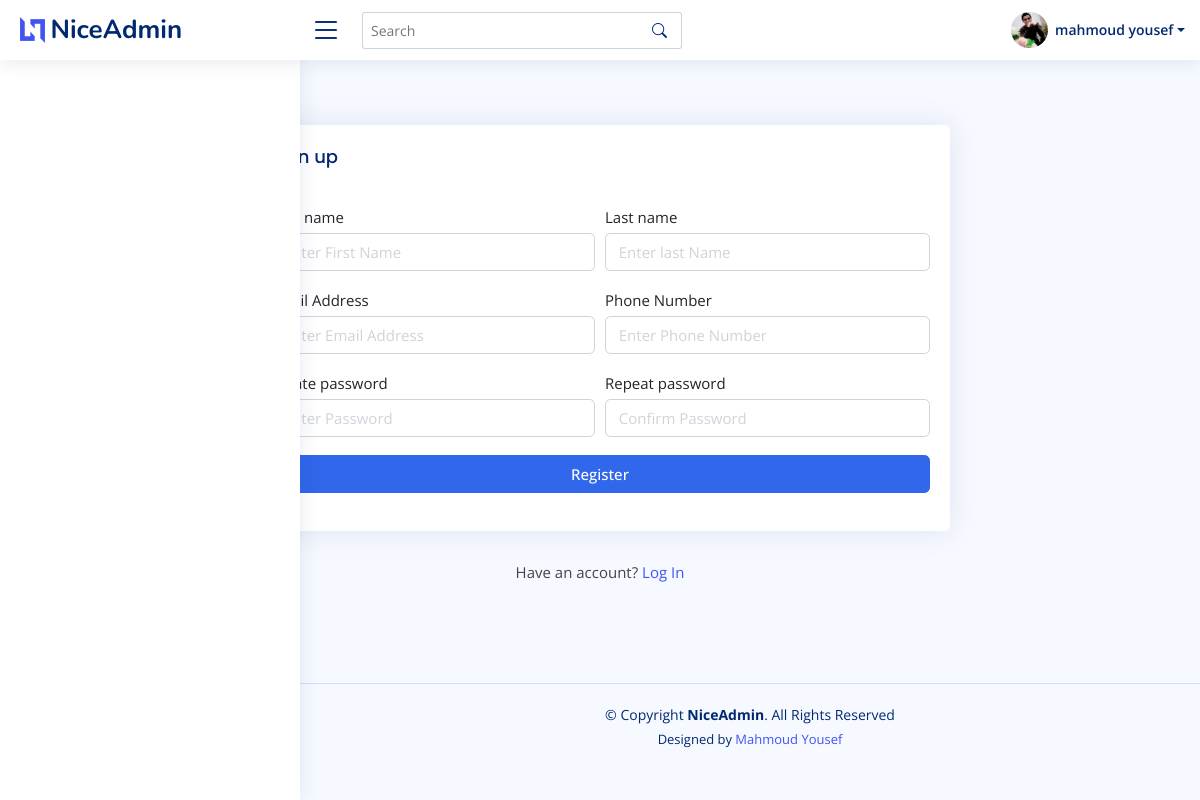
The app's page /accounts/register/ (signed in) with its own data.
### accounts/models.py (models this page shows, shortened)
class Profile(models.Model):
    user = models.OneToOneField(Account,on_delete=models.CASCADE)
    full_name = models.CharField(max_length=50, null= True)
    phone_number = models.CharField(max_length=20)
    address = models.CharField(max_length=50)
    image = models.ImageField(upload_to='users/')
    about = models.TextField(max_length=4000 , blank=True , null=True)
    country = models.CharField(max_length=50 ,blank=True, null=True)
    company = models.CharField(max_length=100 ,blank=True, null=True)
    address_line_1 = models.CharField( max_length=50 , blank=True)
    address_line_2 = models.CharField( max_length=50 , blank=True)
    fb_link = models.URLField( max_length=200 , blank=True , null=True)
    twitter_link = models.URLField( max_length=200, blank=True , null=True)
    instagram_link = models.URLField( max_length=200, blank=True , null=True)
    linked_in_link = models.URLField( max_length=200, blank=True , null=True)
    headline = models.CharField(max_length=50 , blank=True, null=True)
    city = models.CharField(max_length=50 ,blank=True, null=True)
    def full_name(self):
        return f'{self.user.first_name} {self.user.last_name}'

class Account(AbstractBaseUser):
    first_name      = models.CharField(max_length=50)
    last_name       = models.CharField(max_length=50)
    username        = models.CharField(max_length=50, unique=True)
    email           = models.EmailField(max_length=100, unique=True)
    phone_number    = models.CharField(max_length=50)
    date_joined     = models.DateTimeField(auto_now_add=True)
    last_login      = models.DateTimeField(auto_now_add=True)
    is_admin        = models.BooleanField(default=False)
    is_staff        = models.BooleanField(default=False)
    is_active        = models.BooleanField(default=False)
    is_superadmin        = models.BooleanField(default=False)
    USERNAME_FIELD = 'email'
    REQUIRED_FIELDS = ['username', 'first_name', 'last_name']
    objects = MyAccountManager()

### accounts/views.py (the view)
# urls.py: path('register/', views.register, name='register'),
def register(request):
    if request.method == 'POST':
        form = RegistrationForm(request.POST)
        if form.is_valid():
            first_name = form.cleaned_data['first_name']
            last_name = form.cleaned_data['last_name']
            phone_number = form.cleaned_data['phone_number']
            email = form.cleaned_data['email']
            password = form.cleaned_data['password']
            username = email.split("@")[0]
            user = Account.objects.create_user(first_name=first_name, last_name=last_name, email=email, username=username, password=password)
            user.phone_number = phone_number
            user.save()
            current_site = get_current_site(request)
            mail_subject = 'Please activate your account'
            message = render_to_string('accounts/account_verification_email.html', {
                'user': user,
                'domain': current_site,
                'uid': urlsafe_base64_encode(force_bytes(user.pk)),
                'token': default_token_generator.make_token(user),
            })
            to_email = email
            send_email = EmailMessage(mail_subject, message, to=[to_email])
            send_email.send()
            return redirect('/accounts/login/?command=verification&email='+email)
    else:
        form = RegistrationForm()
    context = {
        'form': form,
    }
    return render(request,'accounts/register.html',context)

### accounts/forms.py (shortened to what this page needs)
class RegistrationForm(forms.ModelForm):
    password = forms.CharField(widget=forms.PasswordInput(attrs={
        'placeholder': 'Enter Password',
        'class': 'form-control',
    }))
    confirm_password = forms.CharField(widget=forms.PasswordInput(attrs={
        'placeholder': 'Confirm Password'
    }))
    class Meta:
        model = Account
        fields = ['first_name', 'last_name', 'phone_number', 'email', 'password']
    def __init__(self, *args, **kwargs):
        super(RegistrationForm, self).__init__(*args, **kwargs)
        self.fields['first_name'].widget.attrs['placeholder'] = 'Enter First Name'
        self.fields['last_name'].widget.attrs['placeholder'] = 'Enter last Name'
        self.fields['phone_number'].widget.attrs['placeholder'] = 'Enter Phone Number'
        self.fields['email'].widget.attrs['placeholder'] = 'Enter Email Address'
        for field in self.fields:
            self.fields[field].widget.attrs['class'] = 'form-control'

### accounts/profile.py (called while the page is built)
def myprofile(request):
    current_user = request.user
    profile = None
    if  current_user.is_authenticated:
        profile = Profile.objects.get(user=current_user)
    return dict(profile=profile)

### accounts/templates/accounts/register.html (shortened to what this page needs)
{% extends 'base.html' %}
{% load static %}
{% block body %}
<br><br><section class="section-content padding-y">
    <div class="card mx-auto" style="max-width:700px; margin-top:40px;">
        <article class="card-body">
            <header class="mb-4">
                <h4 class="card-title">Sign up</h4>
            </header>
            <form method="POST" action="{% url 'register'%}">
                <div class="form-row">
                    <div class="col form-group">
                        <label>First name</label>
                        {{form.first_name}}
                    </div>
                    <div class="col form-group">
                        <label>Last name</label>
                        {{form.last_name}}
                    </div>
                </div>
                <div class="form-row">
                    <div class="form-group col-md-6">
                        <label>Email Address</label>
                        {{form.email}}
                    </div>
                    <div class="form-group col-md-6">
                        <label>Phone Number</label>
                        {{form.phone_number}}
                    </div>
                </div>
                <div class="form-row">
                    <div class="form-group col-md-6">
                        <label>Create password</label>
                        {{form.password}}
                    </div>
                    <div class="form-group col-md-6">
                        <label>Repeat password</label>
                        {{form.confirm_password}}
                    </div>
                </div>
                <div class="form-group">
                    <button type="submit" class="btn btn-primary btn-block"> Register </button>
                </div>
            </form>
        </article>
    </div>
    <p class="text-center mt-4">Have an account? <a href="{% url 'login'%}">Log In</a></p>
    <br><br>
</section>
{% endblock %}

### templates/base.html (shortened to what this page needs)
{% load static %}
<!DOCTYPE HTML>
<html lang="en">
<head>
	<link href="{% static 'vendor/bootstrap/css/bootstrap.min.css'%}" rel="stylesheet">
	<link href="{% static 'vendor/bootstrap-icons/bootstrap-icons.css'%}" rel="stylesheet">
	<link href="{% static 'vendor/boxicons/css/boxicons.min.css'%}" rel="stylesheet">
	<link href="{% static 'vendor/quill/quill.snow.css'%}" rel="stylesheet">
	<link href="{% static 'vendor/quill/quill.bubble.css'%}" rel="stylesheet">
	<link href="{% static 'vendor/remixicon/remixicon.css'%}" rel="stylesheet">
	<link href="{% static 'vendor/simple-datatables/style.css'%}" rel="stylesheet">
    <link href="{% static 'style2/css/bootstrap.css'%}" rel="stylesheet" type="text/css" />
    <link href="{% static 'style2/fonts/fontawesome/css/all.min.css'%}" type="text/css" rel="stylesheet">
    <link href="{% static 'style2/css/ui.css'%}" rel="stylesheet" type="text/css" />
    <link href="{% static 'style2/css/responsive.css'%}" rel="stylesheet" media="only screen and (max-width: 1200px)" />
    <link href="{% static 'style2/css/custum.css'%}" rel="stylesheet" type="text/css" />
    <link rel="stylesheet" href="https://cdnjs.cloudflare.com/ajax/libs/font-awesome/4.7.0/css/font-awesome.min.css">
	<link href="{% static 'css/style.css'%}" rel="stylesheet">
</head>
<body>
	<header id="header" class="header fixed-top d-flex align-items-center">
		<div class="d-flex align-items-center justify-content-between">
			<a href="index.html" class="logo d-flex align-items-center">
				<img src="assets/img/logo.png" alt="">
				<span class="d-none d-lg-block">NiceAdmin</span>
			</a>
			<i class="bi bi-list toggle-sidebar-btn"></i>
		</div>
		<div class="search-bar">
			<form class="search-form d-flex align-items-center" method="POST" action="#">
				<input type="text" name="query" placeholder="Search" title="Enter search keyword">
				<button type="submit" title="Search"><i class="bi bi-search"></i></button>
			</form>
		</div>
		<nav class="header-nav ms-auto">
			<ul class="d-flex align-items-center">
				{% if user.id is None %}
				<li class="nav-item dropdown pe-3">
					<a class="nav-link nav-profile d-flex align-items-center pe-0" href="#" data-bs-toggle="dropdown">
						<i class="bi bi-person"></i>
					</a>
					<ul class="dropdown-menu dropdown-menu-end dropdown-menu-arrow profile">
						<li>
							<a class="dropdown-item d-flex align-items-center" href="{% url 'login' %}">
								<i class="bi bi-person"></i>
								<span>Login</span>
							</a>
						</li>
						<li>
							<hr class="dropdown-divider">
						</li>
						<li>
							<a class="dropdown-item d-flex align-items-center" href="{% url 'register' %}">
								<i class="bi bi-person"></i>
								<span>Register</span>
							</a>
						</li>
					</ul>
				</li>
				{% else %}
				<li class="nav-item dropdown pe-3">
					<a class="nav-link nav-profile d-flex align-items-center pe-0" href="#" data-bs-toggle="dropdown">
						{% if profile.image%}
						<img src="{{profile.image.url}}" alt="Profile" class="rounded-circle">
						{% endif %}
						<span class="d-none d-md-block dropdown-toggle ps-2"> {{profile.full_name}}</span>
					</a>
				</li>
				{% endif %}
			</ul>
		</nav>
	</header>
	<aside id="sidebar" class="sidebar">
	</aside>
	{% block body %}
	{% endblock body %}
	<footer id="footer" class="footer">
		<div class="copyright">
			&copy; Copyright <strong><span>NiceAdmin</span></strong>. All Rights Reserved
		</div>
		<div class="credits">
			Designed by <a href="https://mmyousef.pythonanywhere.com/">Mahmoud Yousef</a>
		</div>
	</footer>
</body>
</html>

### static/style2/css/ui.css (style rules this page uses)
html { font-family: "Inter", sans-serif; font-size: 15px; }
.padding-y { padding-top: 40px; padding-bottom: 40px; }
article:after, .form-group:after { display: block; clear: both; content: ""; }

### static/css/style.css (style rules this page uses)
:root { scroll-behavior: smooth; }
body { font-family: "Open Sans", sans-serif; background: #f6f9ff; color: #444444; }
a { color: #4154f1; text-decoration: none; }
h1, h2, h3, h4, h5, h6 { font-family: "Nunito", sans-serif; }
.card { margin-bottom: 30px; border: none; border-radius: 5px; box-shadow: 0px 0 30px rgba(1, 41, 112, 0.1); }
.card-title { padding: 20px 0 15px 0; font-size: 18px; font-weight: 500; color: #012970; font-family: "Poppins", sans-serif; }
.card-body { padding: 0 20px 20px 20px; }
.logo { line-height: 1; }
@media (min-width: 1200px) { .logo { width: 280px; } }
.logo img { max-height: 26px; margin-right: 6px; }
.logo span { font-size: 26px; font-weight: 700; color: #012970; font-family: "Nunito", sans-serif; }
.header { transition: all 0.5s; z-index: 997; height: 60px; box-shadow: 0px 2px 20px rgba(1, 41, 112, 0.1); background-color: #fff; padding-left: 20px; }
.header .toggle-sidebar-btn { font-size: 32px; padding-left: 10px; cursor: pointer; color: #012970; }
.header .search-bar { min-width: 360px; padding: 0 20px; }
.header .search-form { width: 100%; }
.header .search-form input { border: 0; font-size: 14px; color: #012970; border: 1px solid rgba(1, 41, 112, 0.2); padding: 7px 38px 7px 8px; border-radius: 3px; transition: 0.3s; width: 100%; }
.header .search-form button { border: 0; padding: 0; margin-left: -30px; background: none; }
.header .search-form button i { color: #012970; }
.header-nav ul { list-style: none; }
.header-nav>ul { margin: 0; padding: 0; }
.header-nav .nav-profile { color: #012970; }
.header-nav .nav-profile img { max-height: 36px; }
.header-nav .nav-profile span { font-size: 14px; font-weight: 600; }
.sidebar { position: fixed; top: 60px; left: 0; bottom: 0; width: 300px; z-index: 996; transition: all 0.3s; padding: 20px; overflow-y: auto; scrollbar-width: thin; scrollbar-color: #aab7cf transparent; box-shadow: 0px 0px 20px rgba(1, 41, 112, 0.1); background-color: #fff; }
@media (min-width: 1200px) { #main, #footer { margin-left: 300px; } }
.footer { padding: 20px 0; font-size: 14px; transition: all 0.3s; border-top: 1px solid #cddfff; }
.footer .copyright { text-align: center; color: #012970; }
.footer .credits { padding-top: 5px; text-align: center; font-size: 13px; color: #012970; }

### records on screen
Profile: image (picture), full_name "mahmoud yousef"
